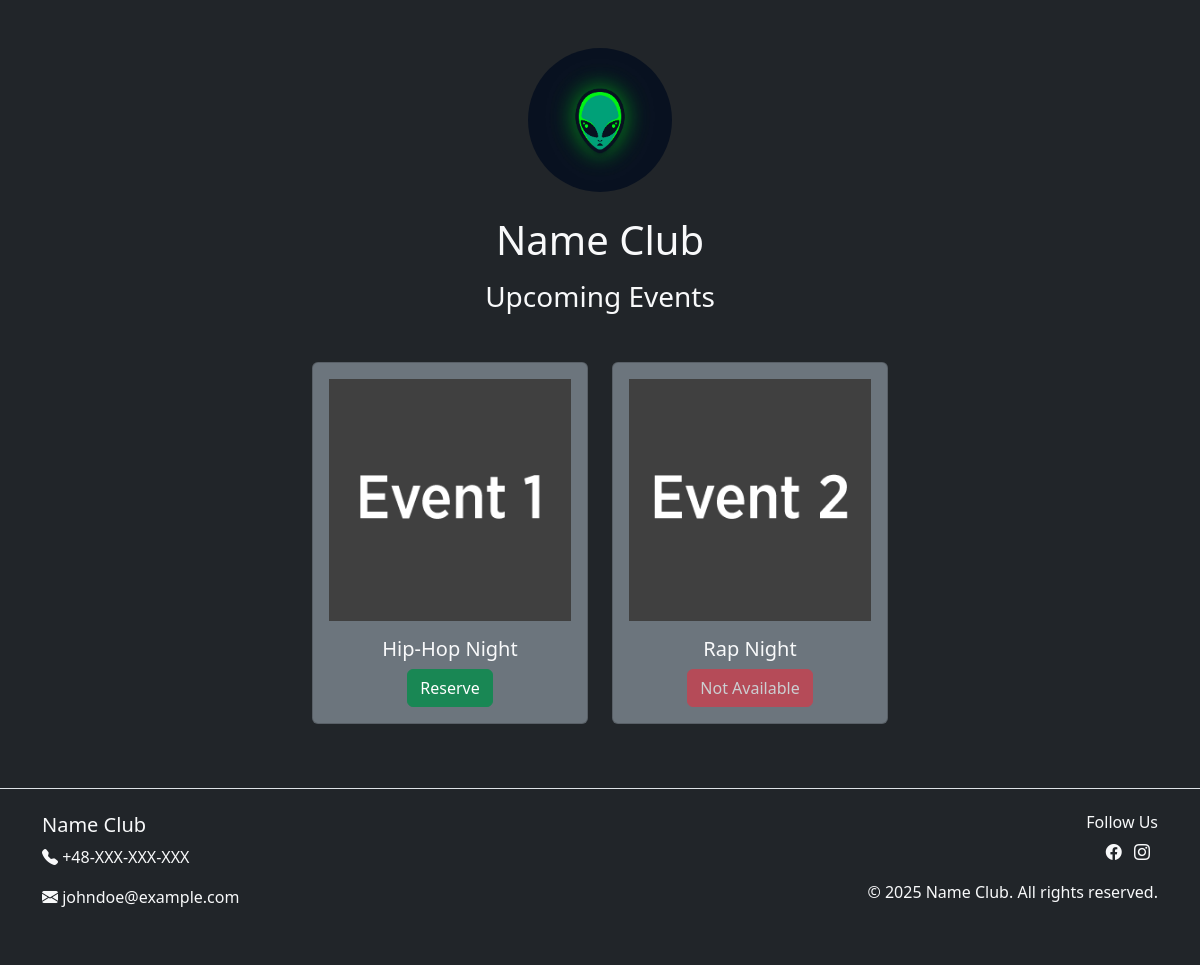
The page / on the database its author committed.
### tables this page shows
CREATE TABLE IF NOT EXISTS `info` (
  `id` int NOT NULL AUTO_INCREMENT,
  `title` varchar(255) NOT NULL,
  `name` varchar(255) NOT NULL,
  `logo` varchar(255) DEFAULT 'img/logo.jpg',
  `phone` varchar(50) DEFAULT NULL,
  `email` varchar(255) DEFAULT NULL,
  `insta` varchar(255) DEFAULT NULL,
  `face` varchar(255) DEFAULT NULL,
  PRIMARY KEY (`id`)
);

CREATE TABLE IF NOT EXISTS `events` (
  `id` int NOT NULL AUTO_INCREMENT,
  `name` varchar(255) NOT NULL,
  `image` varchar(255) NOT NULL,
  `is_active` tinyint(1) DEFAULT '1',
  PRIMARY KEY (`id`)
);

### index.php (the view, shortened to what this page needs)
<?php
include 'db.php';
$sql_info = "SELECT * FROM info LIMIT 1";
$result_info = $conn->query($sql_info);
if ($result_info && $result_info->num_rows > 0) {
    $row = $result_info->fetch_assoc();
    $name = $row['name'];
    $logo = $row['logo'];
    $phone = $row['phone'];
    $email = $row['email'];
    $insta = $row['insta'];
    $face = $row['face'];
}
$events = [];
$sql_events = "SELECT * FROM events";
$result_events = $conn->query($sql_events);
if ($result_events && $result_events->num_rows > 0) {
    while ($event = $result_events->fetch_assoc()) {
        $events[] = $event;
    }
}
$cleanLogoPath = str_replace('../', '', $logo);
?>
<!DOCTYPE html>
<html lang="en">
<head>
    <link rel="stylesheet" href="https://cdn.jsdelivr.net/npm/bootstrap@5.3.3/dist/css/bootstrap.min.css"
>
    <link href="https://cdn.jsdelivr.net/npm/bootstrap-icons@1.10.5/font/bootstrap-icons.css" rel="stylesheet">
</head>
<body class="bg-dark text-light">
    <div class="container text-center mt-5 col-6">
        <img src="<?php echo htmlspecialchars($cleanLogoPath); ?>" alt="<?php echo htmlspecialchars($name) ?> Logo" class="img-fluid rounded-circle mb-4 col-3">
        <h1 class="mb-3 text-weight-bold"><?php echo htmlspecialchars($name) ?></h1>
        <h3 class="my-2 text-weight-bold">Upcoming Events</h3>
        <div class="row mt-5">
            <?php foreach ($events as $event): ?>
                <div class="col-md-6">
                    <div class="card bg-secondary text-light mb-3">
                        <div class="card-body text-center">
                            <img src="<?php echo htmlspecialchars($event['image']); ?>" class="img-fluid mb-3" alt="Event Image">
                            <h5 class="card-title"><?php echo htmlspecialchars($event['name']); ?></h5>
                            <?php if ($event['is_active']): ?>
                                <button class="btn btn-success" data-bs-toggle="modal" data-bs-target="#registerModal"
                                    data-event-id="<?php echo $event['id']; ?>"
                                    data-event-name="<?php echo htmlspecialchars($event['name']); ?>">
                                    Reserve
                                </button>
                            <?php else: ?>
                                <button class="btn btn-danger" disabled>Not Available</button>
                            <?php endif; ?>
                        </div>
                    </div>
                </div>
            <?php endforeach; ?>
        </div>
    </div>
    <footer class="bg-dark text-light py-4 mt-5 border-top">
        <div class="container">
            <div class="row">
                <div class="col-md-6 mb-3">
                    <h5><?php echo htmlspecialchars($name) ?></h5>
                    <p><i class="bi bi-telephone-fill"></i> <?php echo htmlspecialchars($phone) ?></p>
                    <p><i class="bi bi-envelope-fill"></i> <?php echo htmlspecialchars($email) ?></p>
                </div>
                <div class="col-md-6 text-md-end">
                    <h6>Follow Us</h6>
                    <a href="https://www.facebook.com/<?php echo htmlspecialchars($face) ?>" target="_blank" class="text-light me-2"><i class="bi bi-facebook"></i></a>
                    <a href="https://www.instagram.com/<?php echo htmlspecialchars($insta) ?>" target="_blank" class="text-light me-2"><i class="bi bi-instagram"></i></a>
                    <p class="mt-3 mb-0">&copy; 2025 <?php echo htmlspecialchars($name) ?>. All rights reserved.</p>
                </div>
            </div>
        </div>
    </footer>
</body>
</html>

### rows shown on the page
info: logo (picture), name "Name Club", phone "+48-XXX-XXX-XXX", email "johndoe@example.com"
events: image (picture), name "Hip-Hop Night"
events: image (picture), name "Rap Night", is_active "Not Available"
